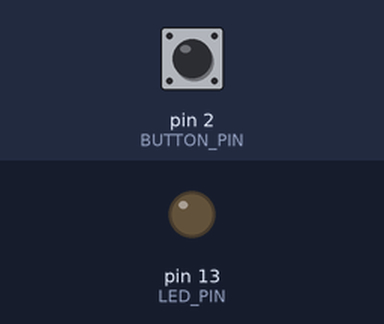
The sketch below on a simulated Arduino Uno, built with avr-gcc and run on an emulated ATmega328P. On the bench: output pins drawn as LEDs (lit = HIGH). Dashed ring = blinking. The inputs (shaded band) are chosen by the test bench; at power-on: pin 2 (BUTTON_PIN) HIGH.

Above: at 5.0 s.
5.1 s: pin 2 (BUTTON_PIN) pulled LOW for 0.15 s
At 5.35 s:
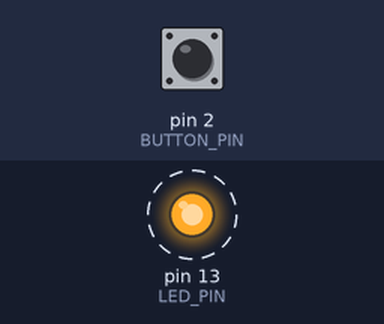
8.1 s: pin 2 (BUTTON_PIN) pulled LOW for 1 s
At 8.1 s:
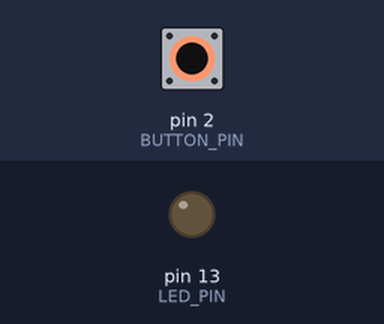
10.6 s: pin 2 (BUTTON_PIN) pulled LOW for 3.2 s
At 10.85 s:
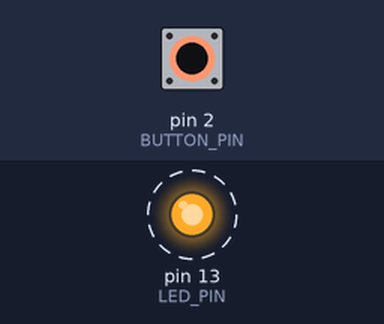
Timing chart, 0 to 21.3 s (numbered marks = the images above; inputs shaded):
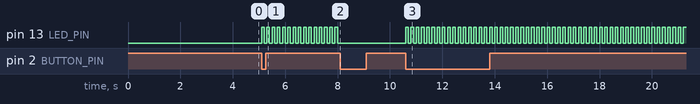

Measured:
- after the input at 5.1 s, pin 13 (LED_PIN): alternates HIGH for 0.10 s and LOW for 0.10 s, starting at once
- after the input at 8.1 s, pin 13 (LED_PIN): stops changing and stays LOW
- after the input at 10.6 s, pin 13 (LED_PIN): alternates HIGH for 0.10 s and LOW for 0.10 s, starting at once

The sketch:

blinking_led_button_interrupt.ino
```cpp
/*
 * File:     blinking_led_button_interrupt.c
 * Created:  02.01.2019
 * Author:   Philipp Jahn
 *
 * Blinking LED dependent on a button. If the button is pressed the LED
 * shall blink, otherwise the LED shall be off. In this example the bouncing
 * of the button does not need to be covered.
 */

#ifndef F_CPU        // this conditional directive ensures that F_CPU has not been defined somewhere else already (without it you might get a warning)
#define F_CPU 16000000UL
#endif               // end of conditional directive


#include <avr/io.h>
#include <avr/interrupt.h>
#include <util/delay.h>
#include "bit_macros.h"     // bit macros moved to external header file
                            // "" -> indicates to search for the include
                            // file in same folder as the current file

// use #defines to make changes of bit mapping much easier
#define LED_DDR   DDRB     	// define data direction register of LED
#define LED_PORT  PORTB 	// define port register of LED
#define LED_PIN   PB5   	// define pin of LED, pin 13 on arduino

#define BUTTON_DDR  DDRD  	// define data direction register of Button
#define BUTTON_PORT PORTD   // define port register of Button
#define BUTTON_PINREG PIND  // define pin register of Button
#define BUTTON_PIN  PD2     // define pin of Button, pin 2 on arduino

#define BLINK_PERIOD  200 	// change of blinking frequency

uint8_t volatile blinking = 0;  // the keyword 'volatile' avoids unwanted optimizations by the compiler

ISR(INT0_vect)
{
  blinking = blinking ^ 1;
}


int main(void)
{
  SET_BIT(LED_DDR, LED_PIN);      // set LED pin to output
  CLEAR_BIT(BUTTON_DDR, BUTTON_PIN);  // set Button pin to input (not really needed since default value is 0)
  SET_BIT(BUTTON_PORT, BUTTON_PIN); // activate internal pull-up resistor for Button pin to avoid a undefined state

  EICRA |= (1 << ISC01); // a falling edge triggers interrupt for INT0
  EIMSK |= (1 << INT0);  // external interrupt 0 activated

  sei();          // set global enable interrupt flag

  while (1)
  {
    while(blinking == 1)
    {
      TOGGLE_BIT(LED_PORT, LED_PIN);  // toggle LED on/off
      _delay_ms(BLINK_PERIOD/2);    // use defined period devided by 2
    }

    CLEAR_BIT(LED_PORT, LED_PIN);   // LED off
  }

  return 0;
}
```

bit_macros.h
```cpp
/* Macro definitions */
#ifndef SET_BIT					// #ifndef -> #endif avoids redefinition of macros defined earlier (e.g. in include file)
#define SET_BIT(PORT,BIT)		(PORT |= (1<<(BIT)))
#endif

#ifndef CLEAR_BIT
#define CLEAR_BIT(PORT,BIT)		(PORT &= ~(1<<(BIT)))
#endif

#ifndef TOGGLE_BIT
#define TOGGLE_BIT(PORT,BIT)	(PORT ^= (1<<(BIT)))
#endif

#ifndef GET_BIT
#define GET_BIT(PORT,BIT)		((PORT & (1<<(BIT)))>>BIT)
#endif
```
